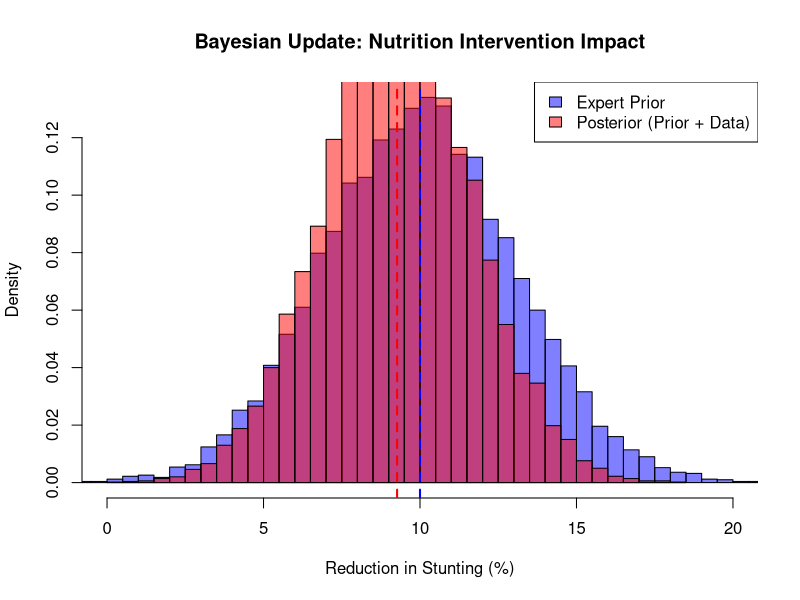

Recreate this plot in R.
## ---- chunk 1
knitr::opts_chunk$set(echo = TRUE)
## ---- chunk 2
prior_lower <- 5
prior_upper <- 15
prior_mean <- (prior_lower + prior_upper) / 2  # = 10
prior_sd <- (prior_upper - prior_lower) / (2 * 1.645)  # ≈ 3.04
## ---- chunk 3
observed_mean <- 8   # 8 percentage point reduction
observed_sd <- 4     # High uncertainty because it's a small pilot

# Number of posterior samples to generate
n_samples <- 10000
## ---- chunk 4

posterior_mean <- (prior_mean/prior_sd^2 + observed_mean/observed_sd^2) / 
                  (1/prior_sd^2 + 1/observed_sd^2)

posterior_sd <- sqrt(1 / (1/prior_sd^2 + 1/observed_sd^2))
## ---- chunk 5
prior_samples <- rnorm(n_samples, prior_mean, prior_sd)
posterior_samples <- rnorm(n_samples, posterior_mean, posterior_sd)
## ---- chunk 6
# Print results
cat("Expert Prior: ", prior_mean, "% reduction (90% CI: ", prior_lower, "-", prior_upper, ")\n")
cat("Observed Data: ", observed_mean, "% reduction (SD = ", observed_sd, ")\n")
cat("Posterior: ", round(posterior_mean, 1), "% reduction (90% CI: ", 
    round(quantile(posterior_samples, 0.05), 1), "-", 
    round(quantile(posterior_samples, 0.95), 1), ")\n")
## ---- chunk 7

hist(prior_samples, breaks = 50, col = rgb(0, 0, 1, 0.5), 
     main = "Bayesian Update: Nutrition Intervention Impact",
     xlab = "Reduction in Stunting (%)", xlim = c(0, 20),
     ylab = "Density", freq = FALSE)

hist(posterior_samples, breaks = 50, col = rgb(1, 0, 0, 0.5), add = TRUE, freq = FALSE)

legend("topright", 
       legend = c("Expert Prior", "Posterior (Prior + Data)"),
       fill = c(rgb(0, 0, 1, 0.5), rgb(1, 0, 0, 0.5)))

# Add vertical lines for means
abline(v = prior_mean, col = "blue", lwd = 2, lty = 2)
abline(v = posterior_mean, col = "red", lwd = 2, lty = 2)
## ---- chunk 8

# Minimal Bayesian Update
prior <- c(mean = 10, sd = 3.04)  # Expert: 10% ± 3.04
data <- c(mean = 8, sd = 4)       # Pilot: 8% ± 4
## ---- chunk 9
post_mean <- (prior["mean"]/prior["sd"]^2 + data["mean"]/data["sd"]^2) / 
             (1/prior["sd"]^2 + 1/data["sd"]^2)
post_sd <- sqrt(1 / (1/prior["sd"]^2 + 1/data["sd"]^2))
## ---- chunk 10
cat("Posterior: ", round(post_mean, 1), "% ± ", round(post_sd, 1), "%")
